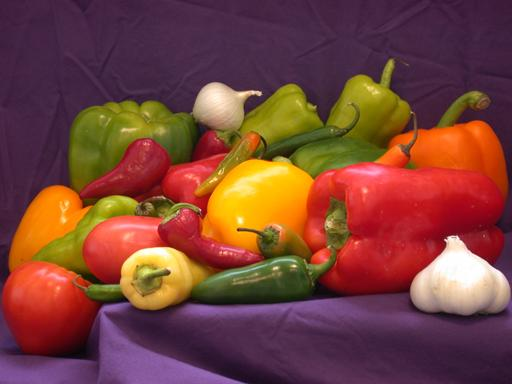
#> input picture GrauB/peppers.jpg, 512 x 384 px
$ python -i Filters.py   (imports and definitions only)
#> lines starting #> are read from the running program, lines starting #| are printed output that depends on the picture
#> further down, picture is the input picture: shape (384, 512, 3); mean B, G, R 57.8, 66.4, 120.7
import numpy as np, cv2 as cv


# [71 lines left out: functions red, blue, green, gray_aritmetico, gray_ponderado, coloriza and 2 more, not called in this run]


def recorta(img, start_row, end_row, start_col, end_col):
    return img[start_row:end_row, start_col:end_col]

def redimensiona(img, width, heigh):
    return cv.resize(img, (width, heigh), interpolation= cv2.INTER_LINEAR)

def blur(img):
    return cv.blur(img,(15,15))

# [4 lines left out: function canny, not called in this run]

def sobel(img):
    ddepth = cv.CV_16S
    imgGrayscale =  cv.cvtColor(img, cv.COLOR_BGR2GRAY)
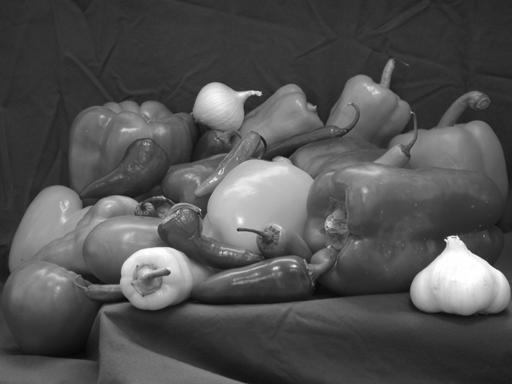
#> imgGrayscale: shape (384, 512); min 5, max 255, mean 81.6
    imgGaussianBlurred15x15 = cv.GaussianBlur(imgGrayscale,(15,15),0)
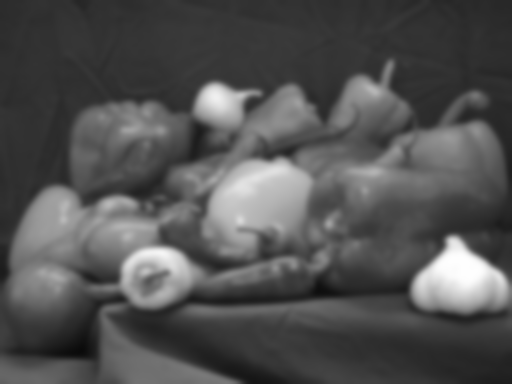
#> imgGaussianBlurred15x15: shape (384, 512); min 10, max 254, mean 81.6

    grad_x = cv.Sobel(imgGaussianBlurred15x15, ddepth, 1, 0, ksize=3, borderType=cv.BORDER_DEFAULT)
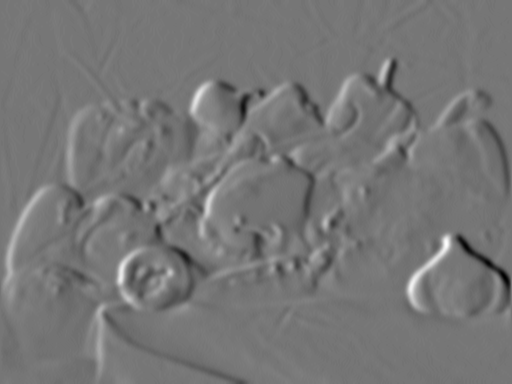
#> grad_x: shape (384, 512) int16; min -163, max 187, mean 0; drawn with min black and max white
    grad_y = cv.Sobel(imgGaussianBlurred15x15, ddepth, 0, 1, ksize=3, borderType=cv.BORDER_DEFAULT)
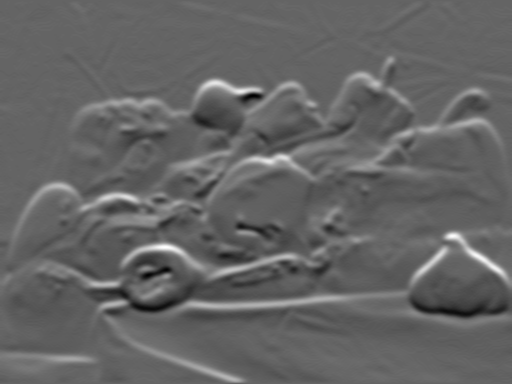
#> grad_y: shape (384, 512) int16; min -135, max 207, mean 0.5; drawn with min black and max white
    abs_grad_x = cv.convertScaleAbs(grad_x)
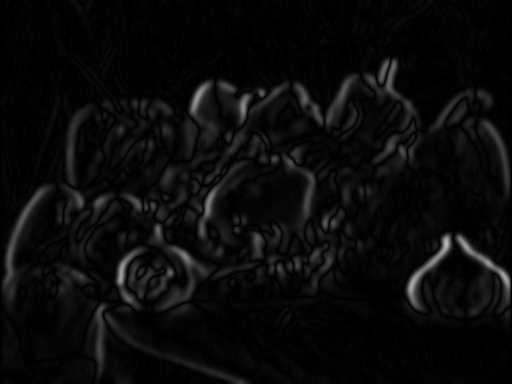
#> abs_grad_x: shape (384, 512); min 0, max 187, mean 10.1
    abs_grad_y = cv.convertScaleAbs(grad_y)
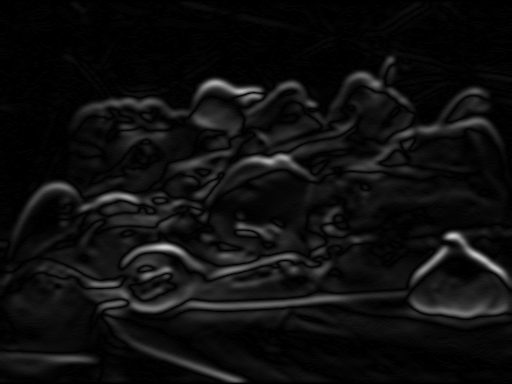
#> abs_grad_y: shape (384, 512); min 0, max 207, mean 14.8

    grad = cv.addWeighted(abs_grad_x, 0.5, abs_grad_y, 0.5, 0)
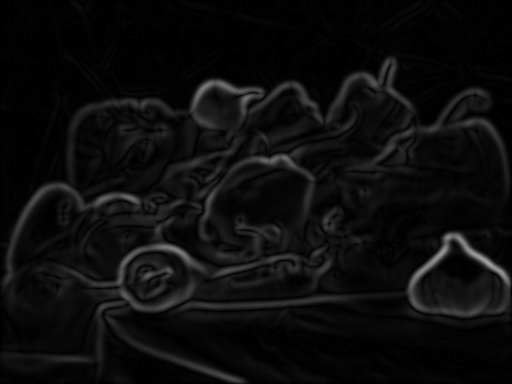
#> grad: shape (384, 512); min 0, max 162, mean 12.5

    return grad

def dilata(img):
    kernel = np.ones((5, 5))
    return cv.dilate(img, kernel, iterations=1)

def erode(img):
    kernel = np.ones((5, 5))
    return cv.erode(img, kernel, iterations=1)

# [8 lines left out: function nitidez, not called in this run]

>>> import cv2
>>> picture = cv2.imread('peppers.jpg')
>>> result = sobel(picture)
